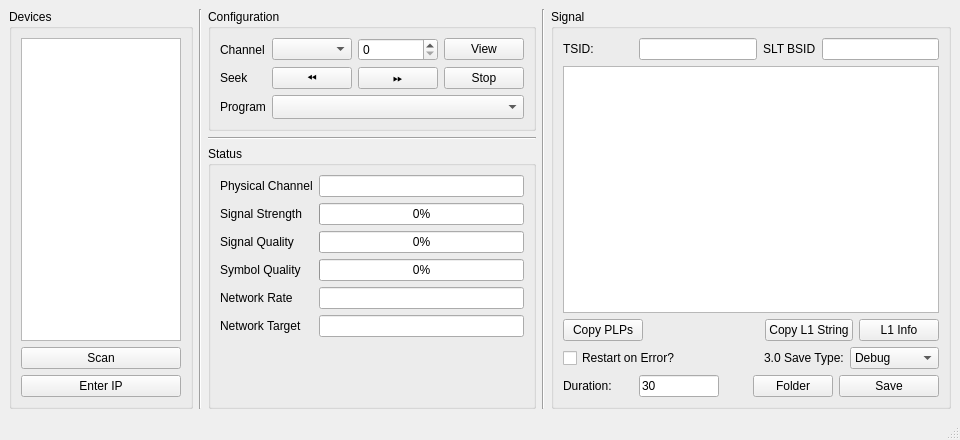
<?xml version="1.0" encoding="UTF-8"?>
<ui version="4.0">
 <class>MainWindow</class>
 <widget class="QMainWindow" name="MainWindow">
  <property name="geometry">
   <rect>
    <x>0</x>
    <y>0</y>
    <width>960</width>
    <height>440</height>
   </rect>
  </property>
  <property name="windowTitle">
   <string>HDHomeRun Config QUI</string>
  </property>
  <widget class="QWidget" name="centralwidget">
   <layout class="QHBoxLayout" name="mainLayout" stretch="0,0,1,0,2">
    <!-- ==================== DEVICES ==================== -->
    <item>
     <widget class="QGroupBox" name="DevicesContainer">
      <property name="title">
       <string>Devices</string>
      </property>
      <layout class="QVBoxLayout" name="devicesLayout">
       <item>
        <widget class="QListWidget" name="DeviceList">
         <property name="minimumSize">
          <size>
           <width>110</width>
           <height>0</height>
          </size>
         </property>
         <property name="maximumSize">
          <size>
           <width>160</width>
           <height>16777215</height>
          </size>
         </property>
        </widget>
       </item>
       <item>
        <widget class="QPushButton" name="ScanButton">
         <property name="text">
          <string>Scan</string>
         </property>
        </widget>
       </item>
       <item>
        <widget class="QPushButton" name="IPButton">
         <property name="text">
          <string>Enter IP</string>
         </property>
        </widget>
       </item>
      </layout>
     </widget>
    </item>
    <item>
     <widget class="Line" name="line">
      <property name="orientation">
       <enum>Qt::Vertical</enum>
      </property>
     </widget>
    </item>
    <!-- ==================== MIDDLE COLUMN ==================== -->
    <item>
     <layout class="QVBoxLayout" name="middleLayout" stretch="0,0,1">
      <item>
       <widget class="QGroupBox" name="ConfigurationContainer">
        <property name="title">
         <string>Configuration</string>
        </property>
        <layout class="QGridLayout" name="configLayout" columnstretch="0,1,1,0">
         <item row="0" column="0">
          <widget class="QLabel" name="label">
           <property name="text">
            <string>Channel</string>
           </property>
          </widget>
         </item>
         <item row="0" column="1">
          <widget class="QComboBox" name="BroadcastMapBox"/>
         </item>
         <item row="0" column="2">
          <widget class="QSpinBox" name="ChannelWheel">
           <property name="minimumSize">
            <size>
             <width>60</width>
             <height>0</height>
            </size>
           </property>
          </widget>
         </item>
         <item row="0" column="3">
          <widget class="QPushButton" name="ViewButton">
           <property name="text">
            <string>View</string>
           </property>
          </widget>
         </item>
         <item row="1" column="0">
          <widget class="QLabel" name="label_3">
           <property name="text">
            <string>Seek</string>
           </property>
          </widget>
         </item>
         <item row="1" column="1">
          <widget class="QPushButton" name="SeekDownButton">
           <property name="text">
            <string>⏪</string>
           </property>
          </widget>
         </item>
         <item row="1" column="2">
          <widget class="QPushButton" name="SeekUpButton">
           <property name="text">
            <string>⏩</string>
           </property>
          </widget>
         </item>
         <item row="1" column="3">
          <widget class="QPushButton" name="StopButton">
           <property name="text">
            <string>Stop</string>
           </property>
          </widget>
         </item>
         <item row="2" column="0">
          <widget class="QLabel" name="label_2">
           <property name="text">
            <string>Program</string>
           </property>
          </widget>
         </item>
         <item row="2" column="1" colspan="3">
          <widget class="QComboBox" name="ProgramBox">
           <property name="sizeAdjustPolicy">
            <enum>QComboBox::AdjustToMinimumContentsLengthWithIcon</enum>
           </property>
           <property name="minimumContentsLength">
            <number>20</number>
           </property>
          </widget>
         </item>
        </layout>
       </widget>
      </item>
      <item>
       <widget class="Line" name="line_2">
        <property name="orientation">
         <enum>Qt::Horizontal</enum>
        </property>
       </widget>
      </item>
      <item>
       <widget class="QGroupBox" name="StatusContainer">
        <property name="title">
         <string>Status</string>
        </property>
        <layout class="QGridLayout" name="statusLayout" columnstretch="0,1">
         <item row="0" column="0">
          <widget class="QLabel" name="label_4">
           <property name="text">
            <string>Physical Channel</string>
           </property>
          </widget>
         </item>
         <item row="0" column="1">
          <widget class="QLineEdit" name="ChannelInfo">
           <property name="readOnly">
            <bool>true</bool>
           </property>
          </widget>
         </item>
         <item row="1" column="0">
          <widget class="QLabel" name="label_5">
           <property name="text">
            <string>Signal Strength</string>
           </property>
          </widget>
         </item>
         <item row="1" column="1">
          <widget class="QProgressBar" name="BarStrength">
           <property name="value">
            <number>0</number>
           </property>
          </widget>
         </item>
         <item row="2" column="0">
          <widget class="QLabel" name="label_6">
           <property name="text">
            <string>Signal Quality</string>
           </property>
          </widget>
         </item>
         <item row="2" column="1">
          <widget class="QProgressBar" name="BarSigQuality">
           <property name="value">
            <number>0</number>
           </property>
          </widget>
         </item>
         <item row="3" column="0">
          <widget class="QLabel" name="label_7">
           <property name="text">
            <string>Symbol Quality</string>
           </property>
          </widget>
         </item>
         <item row="3" column="1">
          <widget class="QProgressBar" name="BarSymQuality">
           <property name="value">
            <number>0</number>
           </property>
          </widget>
         </item>
         <item row="4" column="0">
          <widget class="QLabel" name="label_8">
           <property name="text">
            <string>Network Rate</string>
           </property>
          </widget>
         </item>
         <item row="4" column="1">
          <widget class="QLineEdit" name="NetworkRate">
           <property name="readOnly">
            <bool>true</bool>
           </property>
          </widget>
         </item>
         <item row="5" column="0">
          <widget class="QLabel" name="label_9">
           <property name="text">
            <string>Network Target</string>
           </property>
          </widget>
         </item>
         <item row="5" column="1">
          <widget class="QLineEdit" name="NetworkTarget">
           <property name="readOnly">
            <bool>true</bool>
           </property>
          </widget>
         </item>
         <item row="6" column="0" colspan="2">
          <spacer name="statusSpacer">
           <property name="orientation">
            <enum>Qt::Vertical</enum>
           </property>
           <property name="sizeHint" stdset="0">
            <size>
             <width>0</width>
             <height>0</height>
            </size>
           </property>
          </spacer>
         </item>
        </layout>
       </widget>
      </item>
     </layout>
    </item>
    <item>
     <widget class="Line" name="line_3">
      <property name="orientation">
       <enum>Qt::Vertical</enum>
      </property>
     </widget>
    </item>
    <!-- ==================== SIGNAL ==================== -->
    <item>
     <widget class="QGroupBox" name="groupBox">
      <property name="title">
       <string>Signal</string>
      </property>
      <layout class="QVBoxLayout" name="signalLayout" stretch="0,1,0,0,0">
       <item>
        <layout class="QHBoxLayout" name="tsidRow">
         <item>
          <widget class="QLabel" name="LabelTSID">
           <property name="minimumSize">
            <size>
             <width>70</width>
             <height>0</height>
            </size>
           </property>
           <property name="text">
            <string>TSID:</string>
           </property>
          </widget>
         </item>
         <item>
          <widget class="QLineEdit" name="TSIDBox">
           <property name="readOnly">
            <bool>true</bool>
           </property>
          </widget>
         </item>
         <item>
          <widget class="QLabel" name="LabelSLTBSID">
           <property name="text">
            <string>SLT BSID</string>
           </property>
          </widget>
         </item>
         <item>
          <widget class="QLineEdit" name="SLTBSIDBox">
           <property name="readOnly">
            <bool>true</bool>
           </property>
          </widget>
         </item>
        </layout>
       </item>
       <item>
        <widget class="QListWidget" name="PLPList">
         <property name="autoScroll">
          <bool>false</bool>
         </property>
        </widget>
       </item>
       <item>
        <layout class="QHBoxLayout" name="l1Row">
         <item>
          <widget class="QPushButton" name="PLPCopyButton">
           <property name="toolTip">
            <string>Copy the tuner's PLP info to the clipboard</string>
           </property>
           <property name="text">
            <string>Copy PLPs</string>
           </property>
          </widget>
         </item>
         <item>
          <spacer name="l1RowSpacer">
           <property name="orientation">
            <enum>Qt::Horizontal</enum>
           </property>
           <property name="sizeHint" stdset="0">
            <size>
             <width>0</width>
             <height>0</height>
            </size>
           </property>
          </spacer>
         </item>
         <item>
          <widget class="QPushButton" name="L1CopyButton">
           <property name="toolTip">
            <string>Copy the raw (base64) L1 string to the clipboard</string>
           </property>
           <property name="text">
            <string>Copy L1 String</string>
           </property>
          </widget>
         </item>
         <item>
          <widget class="QPushButton" name="L1InfoButton">
           <property name="toolTip">
            <string>Show the decoded L1 details</string>
           </property>
           <property name="text">
            <string>L1 Info</string>
           </property>
          </widget>
         </item>
        </layout>
       </item>
       <item>
        <layout class="QHBoxLayout" name="saveOptionsRow">
         <item>
          <widget class="QCheckBox" name="RestartCheckbox">
           <property name="text">
            <string>Restart on Error?</string>
           </property>
          </widget>
         </item>
         <item>
          <spacer name="saveOptionsSpacer">
           <property name="orientation">
            <enum>Qt::Horizontal</enum>
           </property>
           <property name="sizeHint" stdset="0">
            <size>
             <width>0</width>
             <height>0</height>
            </size>
           </property>
          </spacer>
         </item>
         <item>
          <widget class="QLabel" name="A3SaveTypeLabel">
           <property name="text">
            <string>3.0 Save Type:</string>
           </property>
          </widget>
         </item>
         <item>
          <widget class="QComboBox" name="A3SaveTypeBox">
           <item>
            <property name="text">
             <string>Debug</string>
            </property>
           </item>
           <item>
            <property name="text">
             <string>ALP PCAP</string>
            </property>
           </item>
           <item>
            <property name="text">
             <string>IPv4 PCAP</string>
            </property>
           </item>
          </widget>
         </item>
        </layout>
       </item>
       <item>
        <layout class="QHBoxLayout" name="saveRow">
         <item>
          <widget class="QLabel" name="DurationLabel">
           <property name="minimumSize">
            <size>
             <width>70</width>
             <height>0</height>
            </size>
           </property>
           <property name="text">
            <string>Duration:</string>
           </property>
          </widget>
         </item>
         <item>
          <widget class="QLineEdit" name="DurationBox">
           <property name="maximumSize">
            <size>
             <width>80</width>
             <height>16777215</height>
            </size>
           </property>
           <property name="text">
            <string>30</string>
           </property>
          </widget>
         </item>
         <item>
          <spacer name="saveRowSpacer">
           <property name="orientation">
            <enum>Qt::Horizontal</enum>
           </property>
           <property name="sizeHint" stdset="0">
            <size>
             <width>0</width>
             <height>0</height>
            </size>
           </property>
          </spacer>
         </item>
         <item>
          <widget class="QPushButton" name="SetFolderButton">
           <property name="text">
            <string>Folder</string>
           </property>
          </widget>
         </item>
         <item>
          <widget class="QPushButton" name="SaveButton">
           <property name="minimumSize">
            <size>
             <width>100</width>
             <height>0</height>
            </size>
           </property>
           <property name="text">
            <string>Save</string>
           </property>
          </widget>
         </item>
        </layout>
       </item>
      </layout>
     </widget>
    </item>
   </layout>
  </widget>
  <widget class="QStatusBar" name="statusbar"/>
 </widget>
 <resources/>
 <connections/>
</ui>
